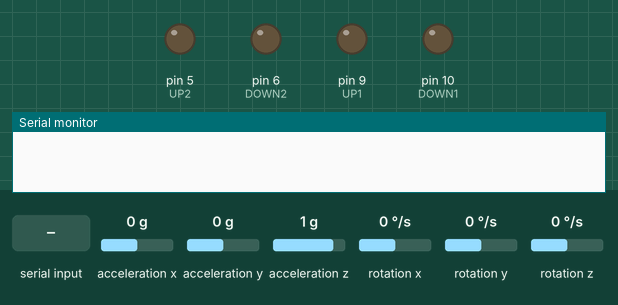
Recording of a sketch running on a simulated Arduino Uno, built with avr-gcc and run on an emulated ATmega328P. Parts: output pins drawn as LEDs (lit = HIGH), the last lines printed to the serial monitor. The inputs (shaded band) are chosen by the test bench; at power-on: acceleration x 0 g, acceleration y 0 g, acceleration z 1 g, rotation x 0 °/s, rotation y 0 °/s, rotation z 0 °/s.

Above: at 1.2 s.
1.3 s: "START\n" received over Serial
2.8 s: "debugon\n" received over Serial
4.7 s: acceleration x set to 0.8 g
7.7 s: "START\n" received over Serial
At 8.4 s:
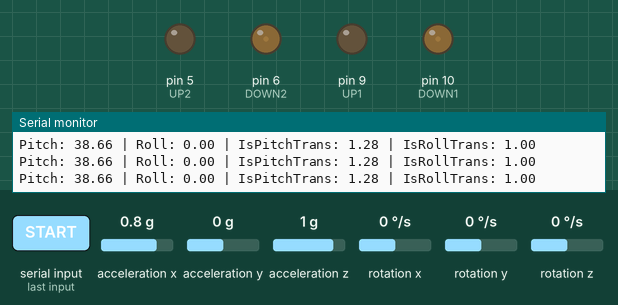
9.2 s: acceleration y set to 0.8 g
At 9.23 s:
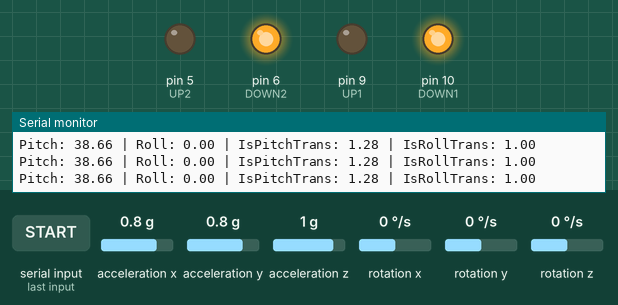
10.8 s: acceleration x set to -1.4 g
At 12.1 s:
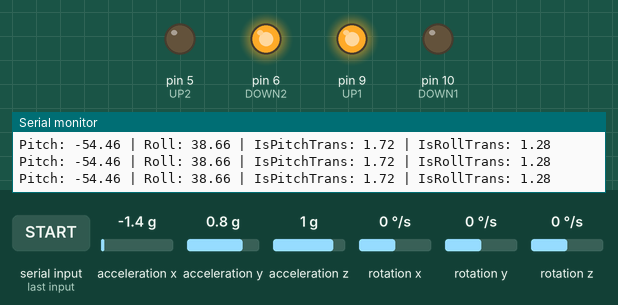
Timing chart, 0 to 13.3 s (numbered marks = the images above; inputs shaded):
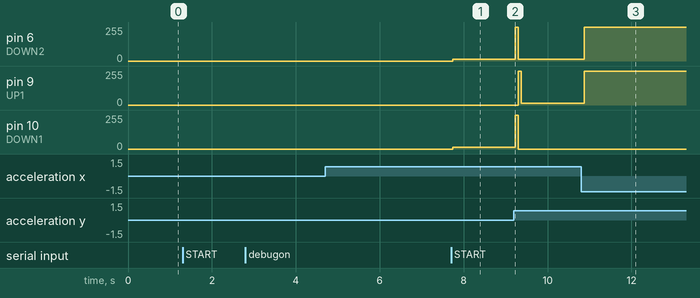

Measured:
- after the input at 7.7 s, pin 6 (DOWN2), pin 10 (DOWN1): 0/255 → 15/255 at once
- after the input at 9.2 s, pin 6 (DOWN2): 15/255 → 255/255 at once, → 15/255 0.07 s later; pin 9 (UP1): 0/255 → 255/255 after 0.10 s, → 15/255 0.07 s later; pin 10 (DOWN1): 15/255 → 255/255 at once, → 0/255 0.07 s later
- after the input at 10.8 s, pin 6 (DOWN2), pin 9 (UP1): 15/255 → 255/255 after 0.08 s

The sketch:

Chatgpt6_WorseSpeedCtrl.ino
```cpp
#include <Wire.h>
#include <MPU6050.h>

MPU6050 mpuTop(0x68);   // MPU6050 at address 0x68
MPU6050 mpuBottom(0x69); // MPU6050 at address 0x69

// Define motor driver pins for Actuator 1
const int UP1 = 9;   // Up PWM for Actuator 1
const int DOWN1 = 10; // Down PWM for Actuator 1

// Define motor driver pins for Actuator 2
const int UP2 = 5;   // Up PWM for Actuator 2
const int DOWN2 = 6; // Down PWM for Actuator 2

// Complementary Filter constant
const float alpha = 0.00;  // Balance between gyro & accel

// Time tracking
unsigned long prevTime = 0;

// Tuning parameters
const float deadZone = 0.0;  // Ignore small errors
const float maxAngle = 30.0; // Max angle before full speed

// Auto Angle Level Stop
bool requestBalance = false;
int stableCount = 0;
const int stabilityThreshold = 10;
float pitchTop = 0, rollTop = 0;

// Debug enable/disable
bool doDebug = false;

// Averaged Angles
#define NUM_ERROR_CYCLES 3  // Change this to 4, 5, etc. as needed
float errorPitchHistory[NUM_ERROR_CYCLES] = {0};
float errorRollHistory[NUM_ERROR_CYCLES] = {0};
int errorIndex = 0;
float errorPitchAvg = 0;
float errorRollAvg = 0;

void setup() {
  Serial.begin(9600);
  Wire.begin();

  mpuTop.initialize();
  mpuBottom.initialize();

  pinMode(UP1, OUTPUT);
  pinMode(DOWN1, OUTPUT);
  pinMode(UP2, OUTPUT);
  pinMode(DOWN2, OUTPUT);
}

void loop() {
  //float pitchTop = 0, rollTop = 0;
  int16_t axTop, ayTop, azTop, gxTop, gyTop, gzTop;

  // Read acceleration and gyroscope data
  mpuTop.getMotion6(&axTop, &ayTop, &azTop, &gxTop, &gyTop, &gzTop);

  // Normalize acceleration values
  float normAxTop = axTop / 16384.0;
  float normAyTop = ayTop / 16384.0;
  float normAzTop = azTop / 16384.0;

  // Calculate pitch and roll using accelerometer
  float accelPitchTop = atan2(normAxTop, 1) * 180 / PI;
  float accelRollTop = atan2(normAyTop, 1) * 180 / PI;

  // %Error Gravity Calc
  float IsPitchTrans = sqrtf(normAxTop*normAxTop + normAzTop*normAzTop);
  float IsRollTrans = sqrtf(normAyTop*normAyTop + normAzTop*normAzTop);

  // Get time step
  unsigned long currentTime = millis();
  float dt = (currentTime - prevTime) / 1000.0;
  prevTime = currentTime;

  // Convert gyroscope readings from raw to deg/sec
  float gyroPitchRateTop = gxTop / 131.0;
  float gyroRollRateTop = gyTop / 131.0;

  // Complementary filter: combines accelerometer and gyroscope data
  pitchTop = alpha * (pitchTop + gyroPitchRateTop * dt) + (1 - alpha) * accelPitchTop;
  rollTop = alpha * (rollTop + gyroRollRateTop * dt) + (1 - alpha) * accelRollTop;

  // Calculate errors (desired Z-axis should be 1, meaning zero tilt)
  float errorPitch = -pitchTop;
  float errorRoll = -rollTop;

  // Store current errors in history
  errorPitchHistory[errorIndex] = errorPitch;
  errorRollHistory[errorIndex] = errorRoll;

  // Compute average over last NUM_ERROR_CYCLES
  errorPitchAvg = 0;
  errorRollAvg = 0;
  for (int i = 0; i < NUM_ERROR_CYCLES; i++) {
    errorPitchAvg += errorPitchHistory[i];
    errorRollAvg += errorRollHistory[i];
  }
  errorPitchAvg /= NUM_ERROR_CYCLES;
  errorRollAvg  /= NUM_ERROR_CYCLES;

  // Update circular buffer index
  errorIndex = (errorIndex + 1) % NUM_ERROR_CYCLES;

  // Apply dead zone
  if (abs(errorPitchAvg) < deadZone) errorPitchAvg = 0;
  if (abs(errorRollAvg) < deadZone) errorRollAvg = 0;

  // Control actuators with **properly scaled speed**
  if(requestBalance == true) {
    //controlActuator(UP1, DOWN1, errorPitchAvg);
    //controlActuator(UP2, DOWN2, errorRollAvg);
    updateActuators(errorRollAvg, errorPitchAvg);
  } else{
    controlActuator(UP1, DOWN1, 0);
    controlActuator(UP2, DOWN2, 0);
  }

  // Output readings
  if(doDebug == true){
  Serial.print("Pitch: "); Serial.print(pitchTop);
  Serial.print(" | Roll: "); Serial.print(rollTop);
  Serial.print(" | IsPitchTrans: "); Serial.print(IsPitchTrans);
  Serial.print(" | IsRollTrans: "); Serial.println(IsRollTrans);
  }

  checkSerialInput();
  checkPitchStability();

  //delay(50);
}

void controlActuator(int upPWM, int downPWM, float output) {
  // **Fix: Proportional speed scaling**
  int speed = map(abs(output*output*output), 0, 10, 0, 150);
  speed = constrain(speed, 15, 255);  // Ensure speed stays within limits

  if (output > 0) {
      analogWrite(upPWM, speed);
      analogWrite(downPWM, 0);
  } else if (output < 0) {
      analogWrite(upPWM, 0);
      analogWrite(downPWM, speed);
  } else {
      analogWrite(upPWM, 0);
      analogWrite(downPWM, 0);
  }
}

// Function to check serial input for "START"
void checkSerialInput() {
    if (Serial.available() > 0) {
        String input = Serial.readStringUntil('\n');
        input.trim();  // Remove any trailing spaces or newlines

        if (input.equalsIgnoreCase("START")) {
            requestBalance = true;
            stableCount = 0;  // Reset stability counter when START is received
            //Serial.println("Balance requested.");
        }
        if (input.equalsIgnoreCase("STOP")) {
            requestBalance = false;
            stableCount = 0;  // Reset stability counter when START is received
            //Serial.println("Balance requested.");
        }
        if (input.equalsIgnoreCase("debugon")) {
            doDebug = true;
        }
        if (input.equalsIgnoreCase("debugoff")) {
            doDebug = false;
        }
    }
}

// Function to monitor pitch stability
void checkPitchStability() {

    if (requestBalance) {
        if (abs(errorPitchAvg) >= 0 && abs(errorPitchAvg) <= 1 && abs(errorRollAvg) >= 0 && abs(errorRollAvg) <= 1) {
            stableCount++;
        } else {
            stableCount = 0;  // Reset counter if out of range
        }

        if (stableCount > stabilityThreshold) {
            requestBalance = false;
            Serial.println("Balance request cleared.");
        }
    }
}

void updateActuators(float errorRollAvg, float errorPitchAvg) {
  // Actuator directions in radians
  float angle1 = radians(150);  // Actuator 1 (@150 degrees)
  float angle2 = radians(30);   // Actuator 2 (@30 degrees)

  // Unit vectors in the direction of each actuator
  float dir1X = cos(angle1);
  float dir1Y = sin(angle1);
  float dir2X = cos(angle2);
  float dir2Y = sin(angle2);

  // Input vector based on pitch and roll error (in degrees)
  float inputX = errorRollAvg;   // Roll affects X-axis
  float inputY = errorPitchAvg;  // Pitch affects Y-axis

  // Project input error vector onto each actuator direction
  float output1 = inputX * dir1X + inputY * dir1Y;  // Actuator at 150°
  float output2 = inputX * dir2X + inputY * dir2Y;  // Actuator at 30°

  // Apply outputs to actuators
  controlActuator(UP1, DOWN1, output1);
  controlActuator(UP2, DOWN2, output2);
}
```
